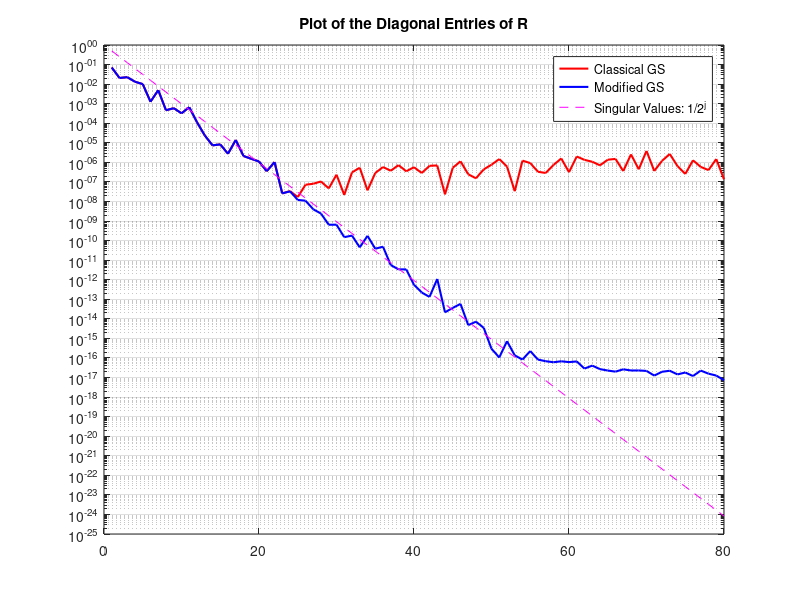

Write the MATLAB code that produced this figure.
%A=QR
%Q'Q=I and R is upper triangular
%othogonal-triangular decomposition

clc;
%m=8; n=8;
%randn('seed',0);
%A=randn(m,n);

%numerical loss of orthogonality for low precision:
%A=[0.70000 0.70711; 0.70001 0.70711]; 

%% Numerical Stability
randn('seed',0);
[U,X]=qr(randn(80)); %set U to a random orthogonal matrix
randn('seed',1);
[V,X]=qr(randn(80)); %set V to a random orthogonal matrix

S=diag(2.^(-1:-1:-80)); %set S to badly conditioned signular values
A=U*S*V;                %construct A=USV'=QR=QDU
                        %expect: diag(S)=diag(D)=diag(sigma_1,...,sigma_n)
[m,n]=size(A);

QC=zeros(m,n);
RC=zeros(m,n);
%% Classical Gram-Schmidt (GS): numerically unstable, complexity O(n^2)
for j=1:n
    v=A(:,j);
    for i=1:j-1
        RC(i,j)=QC(:,i)'*A(:,j); %compute r_ij = <aj,qi>
        v=v-RC(i,j)*QC(:,i);     %compute v=q_j orthogonal to {q_1,...,q_j-1}
    end
    RC(j,j)=norm(v,2); %compute normalization constant for v=q_j
    QC(:,j)=v/RC(j,j); %compute q_j
end

%% Modified Gram-Schmidt (MGS), complexity O(n^2)
QM=zeros(m,n);
RM=zeros(m,n);
VM=A;
for i=1:n
    RM(i,i)=norm(VM(:,i),2);
    QM(:,i)=VM(:,i)/RM(i,i);
    for j=i+1:n
        RM(i,j)=QM(:,i)'*VM(:,j);
        VM(:,j)=VM(:,j)-RM(i,j)*QM(:,i);
    end
end

%RM
%QM

%% Matlab Gram-Schmidt: qr(A), Householder triangularization, complexity
[Q_m,R_m]=qr(A);

%RC
%QC

%% Comparison Metrics

%frobenuous norm
norm(RC-R_m,'fro')
norm(QC-Q_m,'fro')
norm(RM-R_m,'fro')
norm(QM-Q_m,'fro')

%singular value sensitivity: diagonal(R)=diag(S)
figure;
semilogy(diag(RC),'-r','linewidth',1.5); hold on;
semilogy(diag(RM),'-b','linewidth',1.5); hold on;
semilogy(2.^-(1:length(diag(RC))),'--m');
legend('Classical GS', 'Modified GS', 'Singular Values: 1/2^j');   grid on;
title('Plot of the Diagonal Entries of R');

%orthogonality sensitivity: QQ'=I
norm(QC*QC'-eye(size(QC)),'fro')
norm(QM*QM'-eye(size(QC)),'fro')


%% Hadamard Inequality: |det(A)|<= Prod ||Aj||_2 for j=1...n
abs_det=abs(det(A))
abs_det_ub=1;
for j=1:n
    abs_det_ub = abs_det_ub * norm(A(:,j),2);
end
abs_det_ub



